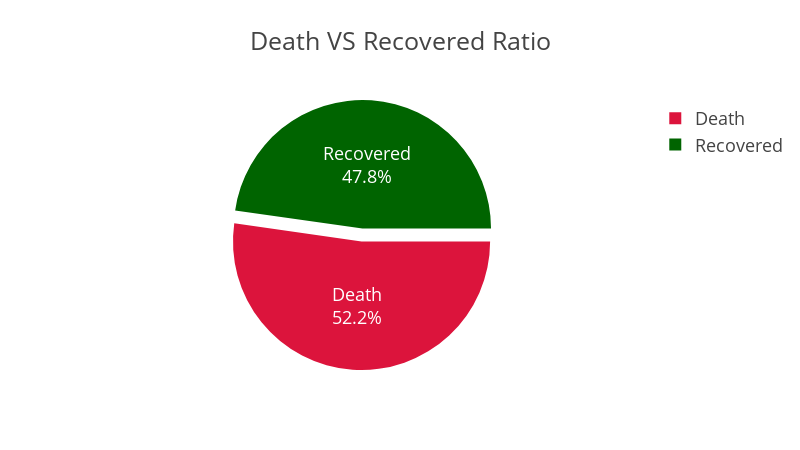

The notebook cell saved with this chart:
### Markdown cell above
***The scenario hasn’t changed in the last 24 hours. But a little good news is recovery number is higher than the number of death cases today.***

### Code cell
dataFromCsv = pd.read_csv('covid-19-PerDayCaseSummaryBD.csv')
totalDeathNumber = dataFromCsv['Death'].sum()
totalRecoveredNumber = dataFromCsv['Recovered'].sum()

slices = [totalDeathNumber,totalRecoveredNumber]
activities = ['Death','Recovered']

dataFrame = {
    "slices" : slices,
    "activities" : activities
}
dataset = pd.DataFrame(dataFrame)
fig = px.pie(dataset,
             values="slices",
             names="activities",
             template="presentation",
             labels = {'slices' : 'No Cases', 'activities' : 'Status'},
             color_discrete_sequence=['#DC143C', '#006400'],
             width=800,
             height=450,
             hole=0,
             title="Death VS Recovered Ratio")
fig.update_traces(rotation=90, pull=0.05, textinfo="percent+label")
py.offline.iplot(fig)

### Figure 1 — Plotly figure (JSON) as saved in the notebook; plotly's stock layout.template omitted (floating-point values rounded to 4 significant figures)
{"data": [{"domain": {"x": [0, 1], "y": [0, 1]}, "hole": 0, "hovertemplate": "Status=%{label}<br>No Cases=%{value}<extra></extra>", "labels": ["Death", "Recovered"], "legendgroup": "", "name": "", "pull": 0.05, "rotation": 90, "showlegend": true, "textinfo": "percent+label", "type": "pie", "values": [163, 149]}], "layout": {"height": 450, "legend": {"tracegroupgap": 0}, "piecolorway": ["#DC143C", "#006400"], "title": {"text": "Death VS Recovered Ratio"}, "width": 800}}
